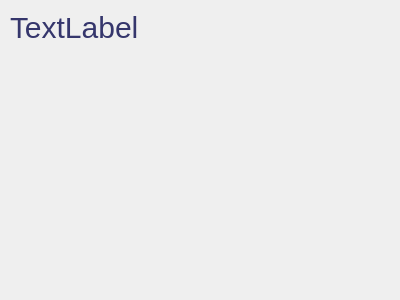
<?xml version="1.0" encoding="UTF-8"?>
<ui version="4.0">
 <class>dlg</class>
 <widget class="QDialog" name="dlg">
  <property name="geometry">
   <rect>
    <x>0</x>
    <y>0</y>
    <width>400</width>
    <height>300</height>
   </rect>
  </property>
  <property name="sizePolicy">
   <sizepolicy hsizetype="Fixed" vsizetype="Fixed">
    <horstretch>0</horstretch>
    <verstretch>0</verstretch>
   </sizepolicy>
  </property>
  <property name="windowTitle">
   <string>Something went wrong...</string>
  </property>
  <widget class="QLabel" name="label">
   <property name="geometry">
    <rect>
     <x>10</x>
     <y>10</y>
     <width>381</width>
     <height>271</height>
    </rect>
   </property>
   <property name="layoutDirection">
    <enum>Qt::LeftToRight</enum>
   </property>
   <property name="styleSheet">
    <string notr="true">font: 10pt &quot;Rockin' Record&quot;;
 font-size: 30px;
 color: #35366c;
 text-decoration: none;
 text-transform: uppercase;
 width: 250px;
 height: 60px;
 display: block;
 text-align: center;
 line-height: 60px;
 position: relative;
 transition: .5s;
 overflow: hidden;
background: transparent;</string>
   </property>
   <property name="text">
    <string>TextLabel</string>
   </property>
   <property name="alignment">
    <set>Qt::AlignLeading|Qt::AlignLeft|Qt::AlignTop</set>
   </property>
  </widget>
 </widget>
 <resources/>
 <connections/>
</ui>
